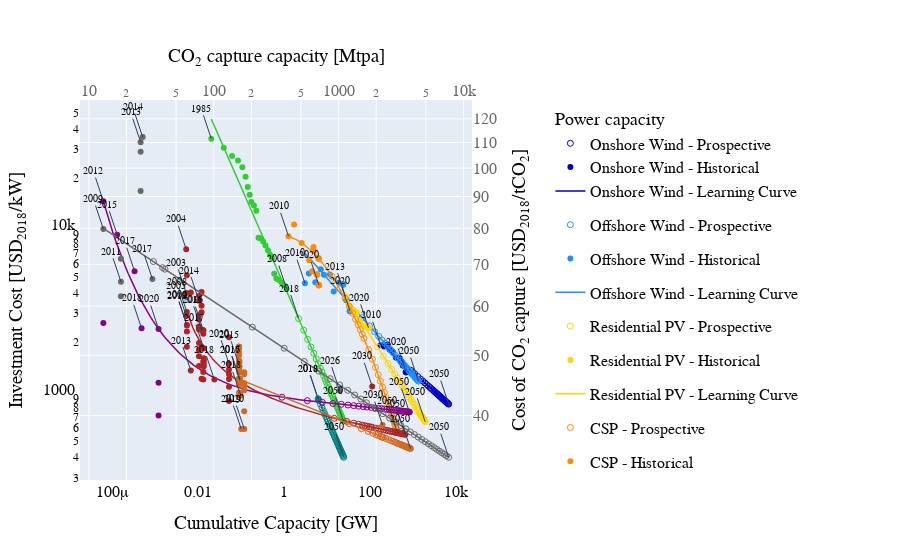

Here is the notebook cell this chart was saved with:
### Markdown cell above
# Final Graph

### Code cell
config = {
  'toImageButtonOptions': {
    'format': 'png', # one of png, svg, jpeg, webp
    'filename': 'custom_image',
    'height': 1200,
    'width': 1800,
    'scale': 3 # Multiply title/legend/axis/canvas sizes by this factor
  }
}

fig.show(config=config)
